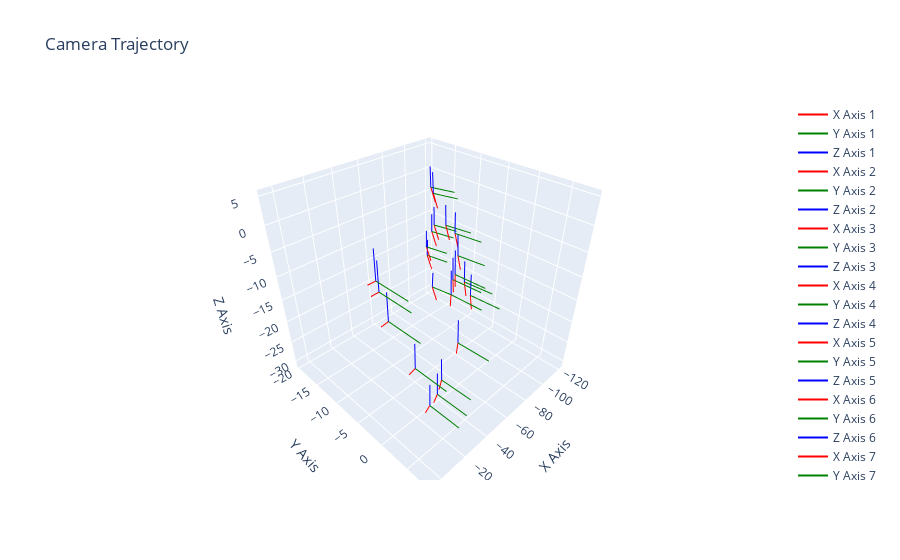

Here is the notebook cell this chart was saved with:
### Code cell
traces = []

# Plotting camera poses as axes
for i, pose in enumerate(forwardposes):
    position = pose[:3, 3]
    x_axis = pose[:3, 0] * 5 + position  # Scaling for visualization
    y_axis = pose[:3, 1] * 5 + position  # Scaling for visualization
    z_axis = pose[:3, 2] * 5 + position  # Scaling for visualization

    # Creating lines for each axis
    x_line = go.Scatter3d(
        x=[position[0], x_axis[0]],
        y=[position[1], x_axis[1]],
        z=[position[2], x_axis[2]],
        mode='lines',
        line=dict(color='red', width=2),
        name=f'X Axis {i + 1}'
    )

    y_line = go.Scatter3d(
        x=[position[0], y_axis[0]],
        y=[position[1], y_axis[1]],
        z=[position[2], y_axis[2]],
        mode='lines',
        line=dict(color='green', width=2),
        name=f'Y Axis {i + 1}'
    )

    z_line = go.Scatter3d(
        x=[position[0], z_axis[0]],
        y=[position[1], z_axis[1]],
        z=[position[2], z_axis[2]],
        mode='lines',
        line=dict(color='blue', width=2),
        name=f'Z Axis {i + 1}'
    )

    traces.extend([x_line, y_line, z_line])

layout = go.Layout(
    title='Camera Trajectory',
    scene=dict(
        xaxis=dict(title='X Axis'),  # Setting x-axis limits
        yaxis=dict(title='Y Axis'),  # Setting y-axis limits
        zaxis=dict(title='Z Axis')   # Setting z-axis limits
    )
)

fig = go.Figure(data=traces, layout=layout)
fig.show()

### Figure 1 — Plotly figure (JSON) as saved in the notebook; plotly's stock layout.template omitted (floating-point values rounded to 4 significant figures)
{"data": [{"line": {"color": "red", "width": 2}, "mode": "lines", "name": "X Axis 1", "type": "scatter3d", "x": [0.08243, 5.082], "y": [-0.9921, -0.9965], "z": [-0.09465, -0.09037]}, {"line": {"color": "green", "width": 2}, "mode": "lines", "name": "Y Axis 1", "type": "scatter3d", "x": [0.08243, 0.08683], "y": [-0.9921, 4.008], "z": [-0.09465, -0.1142]}, {"line": {"color": "blue", "width": 2}, "mode": "lines", "name": "Z Axis 1", "type": "scatter3d", "x": [0.08243, 0.07816], "y": [-0.9921, -0.9725], "z": [-0.09465, 4.905]}, {"line": {"color": "red", "width": 2}, "mode": "lines", "name": "X Axis 2", "type": "scatter3d", "x": [-0.07193, 4.928], "y": [-0.6388, -0.6275], "z": [-1.696, -1.715]}, {"line": {"color": "green", "width": 2}, "mode": "lines", "name": "Y Axis 2", "type": "scatter3d", "x": [-0.07193, -0.08333], "y": [-0.6388, 4.361], "z": [-1.696, -1.719]}, {"line": {"color": "blue", "width": 2}, "mode": "lines", "name": "Z Axis 2", "type": "scatter3d", "x": [-0.07193, -0.05338], "y": [-0.6388, -0.6157], "z": [-1.696, 3.303]}, {"line": {"color": "red", "width": 2}, "mode": "lines", "name": "X Axis 3", "type": "scatter3d", "x": [-0.7583, 4.24], "y": [0.4399, 0.4999], "z": [-6.109, -6.239]}, {"line": {"color": "green", "width": 2}, "mode": "lines", "name": "Y Axis 3", "type": "scatter3d", "x": [-0.7583, -0.8191], "y": [0.4399, 5.439], "z": [-6.109, -6.14]}, {"line": {"color": "blue", "width": 2}, "mode": "lines", "name": "Z Axis 3", "type": "scatter3d", "x": [-0.7583, -0.6286], "y": [0.4399, 0.4728], "z": [-6.109, -1.111]}, {"line": {"color": "red", "width": 2}, "mode": "lines", "name": "X Axis 4", "type": "scatter3d", "x": [-9.352, -4.357], "y": [2.491, 2.628], "z": [-15.05, -15.2]}, {"line": {"color": "green", "width": 2}, "mode": "lines", "name": "Y Axis 4", "type": "scatter3d", "x": [-9.352, -9.491], "y": [2.491, 7.489], "z": [-15.05, -15.1]}, {"line": {"color": "blue", "width": 2}, "mode": "lines", "name": "Z Axis 4", "type": "scatter3d", "x": [-9.352, -9.197], "y": [2.491, 2.546], "z": [-15.05, -10.05]}, {"line": {"color": "red", "width": 2}, "mode": "lines", "name": "X Axis 5", "type": "scatter3d", "x": [-17.83, -12.85], "y": [3.051, 3.33], "z": [-24.68, -24.96]}, {"line": {"color": "green", "width": 2}, "mode": "lines", "name": "Y Axis 5", "type": "scatter3d", "x": [-17.83, -18.11], "y": [3.051, 8.043], "z": [-24.68, -24.73]}, {"line": {"color": "blue", "width": 2}, "mode": "lines", "name": "Z Axis 5", "type": "scatter3d", "x": [-17.83, -17.56], "y": [3.051, 3.114], "z": [-24.68, -19.69]}, {"line": {"color": "red", "width": 2}, "mode": "lines", "name": "X Axis 6", "type": "scatter3d", "x": [-24.68, -19.72], "y": [2.902, 3.332], "z": [-23.65, -24.13]}, {"line": {"color": "green", "width": 2}, "mode": "lines", "name": "Y Axis 6", "type": "scatter3d", "x": [-24.68, -25.11], "y": [2.902, 7.884], "z": [-23.65, -23.67]}, {"line": {"color": "blue", "width": 2}, "mode": "lines", "name": "Z Axis 6", "type": "scatter3d", "x": [-24.68, -24.21], "y": [2.902, 2.961], "z": [-23.65, -18.67]}, {"line": {"color": "red", "width": 2}, "mode": "lines", "name": "X Axis 7", "type": "scatter3d", "x": [-32.28, -27.37], "y": [2.043, 2.63], "z": [-22.69, -23.38]}, {"line": {"color": "green", "width": 2}, "mode": "lines", "name": "Y Axis 7", "type": "scatter3d", "x": [-32.28, -32.87], "y": [2.043, 7.008], "z": [-22.69, -22.65]}, {"line": {"color": "blue", "width": 2}, "mode": "lines", "name": "Z Axis 7", "type": "scatter3d", "x": [-32.28, -31.59], "y": [2.043, 2.093], "z": [-22.69, -17.73]}, {"line": {"color": "red", "width": 2}, "mode": "lines", "name": "X Axis 8", "type": "scatter3d", "x": [-43.7, -38.83], "y": [2.417, 3.149], "z": [-16.11, -16.96]}, {"line": {"color": "green", "width": 2}, "mode": "lines", "name": "Y Axis 8", "type": "scatter3d", "x": [-43.7, -44.43], "y": [2.417, 7.363], "z": [-16.11, -16.04]}, {"line": {"color": "blue", "width": 2}, "mode": "lines", "name": "Z Axis 8", "type": "scatter3d", "x": [-43.7, -42.85], "y": [2.417, 2.474], "z": [-16.11, -11.18]}, {"line": {"color": "red", "width": 2}, "mode": "lines", "name": "X Axis 9", "type": "scatter3d", "x": [-52.79, -47.98], "y": [-0.8217, 0.0424], "z": [-9.82, -10.88]}, {"line": {"color": "green", "width": 2}, "mode": "lines", "name": "Y Axis 9", "type": "scatter3d", "x": [-52.79, -53.66], "y": [-0.8217, 4.102], "z": [-9.82, -9.74]}, {"line": {"color": "blue", "width": 2}, "mode": "lines", "name": "Z Axis 9", "type": "scatter3d", "x": [-52.79, -51.74], "y": [-0.8217, -0.7155], "z": [-9.82, -4.933]}, {"line": {"color": "red", "width": 2}, "mode": "lines", "name": "X Axis 10", "type": "scatter3d", "x": [-62.56, -57.82], "y": [-2.158, -1.165], "z": [-7.939, -9.179]}, {"line": {"color": "green", "width": 2}, "mode": "lines", "name": "Y Axis 10", "type": "scatter3d", "x": [-62.56, -63.56], "y": [-2.158, 2.74], "z": [-7.939, -7.822]}, {"line": {"color": "blue", "width": 2}, "mode": "lines", "name": "Z Axis 10", "type": "scatter3d", "x": [-62.56, -61.32], "y": [-2.158, -2.022], "z": [-7.939, -3.096]}, {"line": {"color": "red", "width": 2}, "mode": "lines", "name": "X Axis 11", "type": "scatter3d", "x": [-71.33, -66.66], "y": [-4.222, -3.13], "z": [-11.4, -12.82]}, {"line": {"color": "green", "width": 2}, "mode": "lines", "name": "Y Axis 11", "type": "scatter3d", "x": [-71.33, -72.42], "y": [-4.222, 0.655], "z": [-11.4, -11.25]}, {"line": {"color": "blue", "width": 2}, "mode": "lines", "name": "Z Axis 11", "type": "scatter3d", "x": [-71.33, -69.91], "y": [-4.222, -4.055], "z": [-11.4, -6.609]}, {"line": {"color": "red", "width": 2}, "mode": "lines", "name": "X Axis 12", "type": "scatter3d", "x": [-73.56, -68.97], "y": [-1.329, -0.1936], "z": [-13.29, -14.91]}, {"line": {"color": "green", "width": 2}, "mode": "lines", "name": "Y Axis 12", "type": "scatter3d", "x": [-73.56, -74.7], "y": [-1.329, 3.536], "z": [-13.29, -13.13]}, {"line": {"color": "blue", "width": 2}, "mode": "lines", "name": "Z Axis 12", "type": "scatter3d", "x": [-73.56, -71.95], "y": [-1.329, -1.11], "z": [-13.29, -8.567]}, {"line": {"color": "red", "width": 2}, "mode": "lines", "name": "X Axis 13", "type": "scatter3d", "x": [-80.43, -75.89], "y": [-3.802, -2.545], "z": [-12.87, -14.54]}, {"line": {"color": "green", "width": 2}, "mode": "lines", "name": "Y Axis 13", "type": "scatter3d", "x": [-80.43, -81.68], "y": [-3.802, 1.034], "z": [-12.87, -12.62]}, {"line": {"color": "blue", "width": 2}, "mode": "lines", "name": "Z Axis 13", "type": "scatter3d", "x": [-80.43, -78.75], "y": [-3.802, -3.607], "z": [-12.87, -8.163]}, {"line": {"color": "red", "width": 2}, "mode": "lines", "name": "X Axis 14", "type": "scatter3d", "x": [-90.24, -85.76], "y": [-7.086, -5.657], "z": [-10.27, -11.98]}, {"line": {"color": "green", "width": 2}, "mode": "lines", "name": "Y Axis 14", "type": "scatter3d", "x": [-90.24, -91.64], "y": [-7.086, -2.298], "z": [-10.27, -9.938]}, {"line": {"color": "blue", "width": 2}, "mode": "lines", "name": "Z Axis 14", "type": "scatter3d", "x": [-90.24, -88.51], "y": [-7.086, -6.909], "z": [-10.27, -5.585]}, {"line": {"color": "red", "width": 2}, "mode": "lines", "name": "X Axis 15", "type": "scatter3d", "x": [-96.01, -91.62], "y": [-8.941, -7.408], "z": [-7.062, -8.911]}, {"line": {"color": "green", "width": 2}, "mode": "lines", "name": "Y Axis 15", "type": "scatter3d", "x": [-96.01, -97.53], "y": [-8.941, -4.19], "z": [-7.062, -6.738]}, {"line": {"color": "blue", "width": 2}, "mode": "lines", "name": "Z Axis 15", "type": "scatter3d", "x": [-96.01, -94.15], "y": [-8.941, -8.661], "z": [-7.062, -2.428]}, {"line": {"color": "red", "width": 2}, "mode": "lines", "name": "X Axis 16", "type": "scatter3d", "x": [-100.6, -96.3], "y": [-11.77, -10.08], "z": [-7.153, -9.095]}, {"line": {"color": "green", "width": 2}, "mode": "lines", "name": "Y Axis 16", "type": "scatter3d", "x": [-100.6, -102.3], "y": [-11.77, -7.066], "z": [-7.153, -6.747]}, {"line": {"color": "blue", "width": 2}, "mode": "lines", "name": "Z Axis 16", "type": "scatter3d", "x": [-100.6, -98.63], "y": [-11.77, -11.47], "z": [-7.153, -2.564]}, {"line": {"color": "red", "width": 2}, "mode": "lines", "name": "X Axis 17", "type": "scatter3d", "x": [-104.1, -99.93], "y": [-15.25, -13.42], "z": [-2.167, -4.188]}, {"line": {"color": "green", "width": 2}, "mode": "lines", "name": "Y Axis 17", "type": "scatter3d", "x": [-104.1, -105.9], "y": [-15.25, -10.6], "z": [-2.167, -1.634]}, {"line": {"color": "blue", "width": 2}, "mode": "lines", "name": "Z Axis 17", "type": "scatter3d", "x": [-104.1, -102.1], "y": [-15.25, -14.98], "z": [-2.167, 2.375]}, {"line": {"color": "red", "width": 2}, "mode": "lines", "name": "X Axis 18", "type": "scatter3d", "x": [-108.0, -103.8], "y": [-16.64, -14.74], "z": [-1.752, -3.831]}, {"line": {"color": "green", "width": 2}, "mode": "lines", "name": "Y Axis 18", "type": "scatter3d", "x": [-108.0, -109.8], "y": [-16.64, -12.02], "z": [-1.752, -1.207]}, {"line": {"color": "blue", "width": 2}, "mode": "lines", "name": "Z Axis 18", "type": "scatter3d", "x": [-108.0, -105.8], "y": [-16.64, -16.32], "z": [-1.752, 2.762]}, {"line": {"color": "red", "width": 2}, "mode": "lines", "name": "X Axis 19", "type": "scatter3d", "x": [-111.5, -107.4], "y": [-16.62, -14.67], "z": [-10.45, -12.55]}, {"line": {"color": "green", "width": 2}, "mode": "lines", "name": "Y Axis 19", "type": "scatter3d", "x": [-111.5, -113.4], "y": [-16.62, -12.03], "z": [-10.45, -9.951]}, {"line": {"color": "blue", "width": 2}, "mode": "lines", "name": "Z Axis 19", "type": "scatter3d", "x": [-111.5, -109.3], "y": [-16.62, -16.21], "z": [-10.45, -5.94]}, {"line": {"color": "red", "width": 2}, "mode": "lines", "name": "X Axis 20", "type": "scatter3d", "x": [-113.7, -109.7], "y": [-17.66, -15.65], "z": [-12.72, -14.84]}, {"line": {"color": "green", "width": 2}, "mode": "lines", "name": "Y Axis 20", "type": "scatter3d", "x": [-113.7, -115.7], "y": [-17.66, -13.1], "z": [-12.72, -12.24]}, {"line": {"color": "blue", "width": 2}, "mode": "lines", "name": "Z Axis 20", "type": "scatter3d", "x": [-113.7, -111.6], "y": [-17.66, -17.2], "z": [-12.72, -8.221]}, {"line": {"color": "red", "width": 2}, "mode": "lines", "name": "X Axis 21", "type": "scatter3d", "x": [-116.6, -112.6], "y": [-19.63, -17.58], "z": [-17.86, -19.96]}, {"line": {"color": "green", "width": 2}, "mode": "lines", "name": "Y Axis 21", "type": "scatter3d", "x": [-116.6, -118.7], "y": [-19.63, -15.09], "z": [-17.86, -17.41]}, {"line": {"color": "blue", "width": 2}, "mode": "lines", "name": "Z Axis 21", "type": "scatter3d", "x": [-116.6, -114.5], "y": [-19.63, -19.13], "z": [-17.86, -13.34]}, {"line": {"color": "red", "width": 2}, "mode": "lines", "name": "X Axis 22", "type": "scatter3d", "x": [-117.7, -113.7], "y": [-19.67, -17.6], "z": [-20.24, -22.32]}, {"line": {"color": "green", "width": 2}, "mode": "lines", "name": "Y Axis 22", "type": "scatter3d", "x": [-117.7, -119.8], "y": [-19.67, -15.16], "z": [-20.24, -19.86]}, {"line": {"color": "blue", "width": 2}, "mode": "lines", "name": "Z Axis 22", "type": "scatter3d", "x": [-117.7, -115.7], "y": [-19.67, -19.11], "z": [-20.24, -15.71]}, {"line": {"color": "red", "width": 2}, "mode": "lines", "name": "X Axis 23", "type": "scatter3d", "x": [-118.3, -114.2], "y": [-18.48, -16.46], "z": [-28.46, -30.4]}, {"line": {"color": "green", "width": 2}, "mode": "lines", "name": "Y Axis 23", "type": "scatter3d", "x": [-118.3, -120.4], "y": [-18.48, -13.93], "z": [-28.46, -28.16]}, {"line": {"color": "blue", "width": 2}, "mode": "lines", "name": "Z Axis 23", "type": "scatter3d", "x": [-118.3, -116.4], "y": [-18.48, -17.91], "z": [-28.46, -23.86]}], "layout": {"scene": {"xaxis": {"title": {"text": "X Axis"}}, "yaxis": {"title": {"text": "Y Axis"}}, "zaxis": {"title": {"text": "Z Axis"}}}, "title": {"text": "Camera Trajectory"}}}
